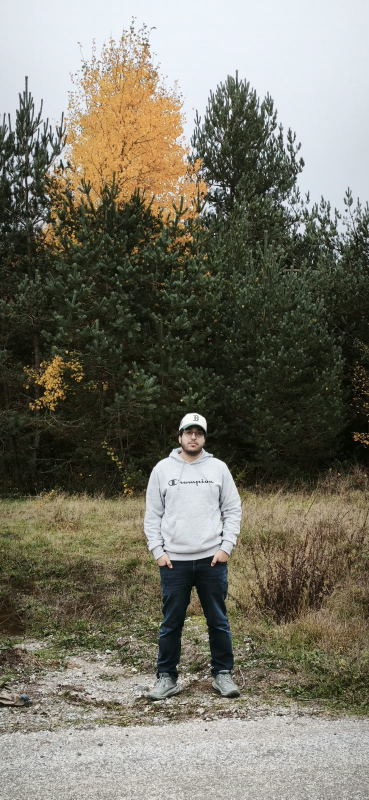
#> input picture dev/field-src/portrait-pines.jpg, 738 x 1599 px (shown at 1/2 size)
$ python build-field-assets.py
#> lines starting #> are read from the running program, lines starting #| are printed output that depends on the picture; after the words box and inside, x2 and y2 are one past the last pixel; in counts of white or black regions, pixels touching at a corner belong together
#!/usr/bin/env python3
"""Field assets: everything the "Field" skin draws from the owner's two photographs.

Sources (dev/field-src/, not served):
  portrait-pines.jpg   the owner in front of a pine stand with one birch gone gold
  fog-hill.jpg         a hillside lost in fog above a stone-walled lawn

Outputs (assets/images/field/):
  stand.svg            the pine stand's real skyline, traced column by column from the portrait,
                       with the birch crown traced from its gold pixels: the silhouette that
                       stands at the right of every page header
  ridge.svg            the fog photo's hill line, traced the same way, as two receding layers:
                       the strip along the foot of every header sheet
  contours.svg         a seamless survey-sheet tile of contour lines (periodic field, so it repeats
                       without a seam), drawn over the drafting grid
  portrait-738.webp/jpg  the homepage portrait, cropped to 2:3 around the subject and the birch

Colours are literals because SVG used as a CSS background cannot read custom properties; they
match the tokens in assets/css/variables.css (pine #1c2b20, birch #e3a227, fog scale).

Run: python3 dev/scripts/build-field-assets.py   (needs Pillow, numpy, matplotlib; no network)
"""
from pathlib import Path

import numpy as np
from PIL import Image, ImageFilter

ROOT = Path(__file__).resolve().parents[2]
SRC = ROOT / "dev" / "field-src"
OUT = ROOT / "assets" / "images" / "field"
OUT.mkdir(parents=True, exist_ok=True)

PINE = "#1c2b20"
PINE_MID = "#263a2b"
BIRCH = "#e3a227"
BIRCH_DEEP = "#c3830f"


def smooth(values, k):
    """Running median then running mean: kills single-column spikes, keeps the needle tips."""
    v = np.asarray(values, dtype=float)
    pad = k // 2
    padded = np.pad(v, pad, mode="edge")
    med = np.array([np.median(padded[i:i + k]) for i in range(len(v))])
    kern = np.ones(3) / 3
    return np.convolve(np.pad(med, 1, mode="edge"), kern, mode="valid")


def path_from_profile(xs, ys, bottom, close=True):
    pts = " ".join(f"{x:.1f} {y:.1f}" for x, y in zip(xs, ys))
    d = f"M{xs[0]:.1f} {bottom:.1f}L{pts}L{xs[-1]:.1f} {bottom:.1f}"
    return d + ("Z" if close else "")


def simplify(xs, ys, step):
    idx = list(range(0, len(xs), step))
    if idx[-1] != len(xs) - 1:
        idx.append(len(xs) - 1)
    return [xs[i] for i in idx], [ys[i] for i in idx]


# ---------------------------------------------------------------------------------------------
# 1. The stand: the pine skyline and the birch crown from the portrait.
# ---------------------------------------------------------------------------------------------
def build_stand():
    im = Image.open(SRC / "portrait-pines.jpg").convert("RGB")
#> im is the input picture: PIL image 738x1599 RGB; mean R, G, B 117.9, 115.6, 101.9
    W, H = im.size
#> W = 738; H = 1599
    TOP = 700  # the treeline lives in the upper part of the frame; the subject starts lower
    rgb = np.asarray(im.filter(ImageFilter.MedianFilter(5)), dtype=float)[:TOP] / 255.0
    r, g, b = rgb[..., 0], rgb[..., 1], rgb[..., 2]
    mx, mn = rgb.max(-1), rgb.min(-1)
    sat = np.where(mx > 0, (mx - mn) / np.maximum(mx, 1e-6), 0)
    lum = 0.2126 * r + 0.7152 * g + 0.0722 * b
    # Overcast sky: bright and nearly grey. Everything else up there is tree.
    sky = (lum > 0.78) & (sat < 0.12)
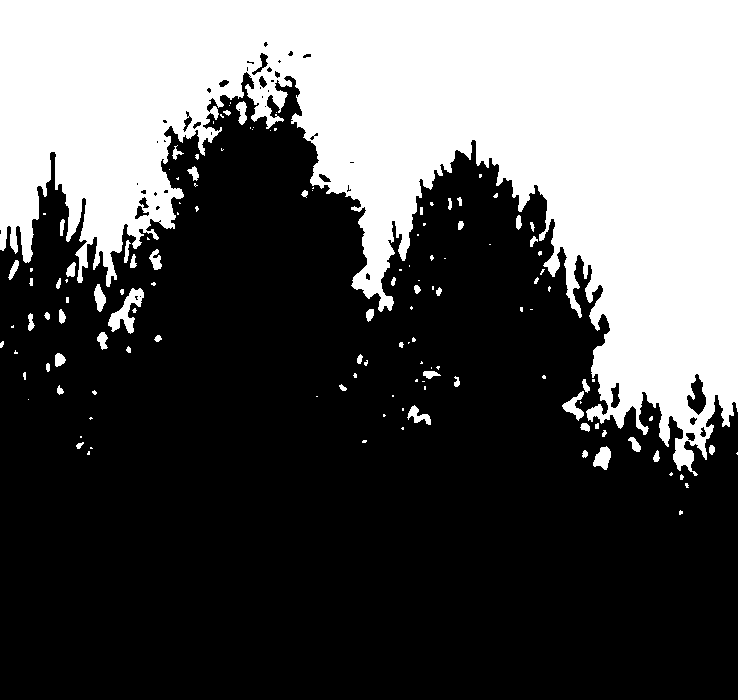
#> sky: shape (700, 738) bool; 35% white; 135 white regions (78 under 20 px), largest, box (x1, y1, x2, y2) and area: (0, 0, 738, 476) 175657, (108, 288, 144, 334) 660, (593, 446, 611, 470) 278
    tree = ~sky
    # Birch leaves: warm hue, saturated, reasonably bright.
    hue = np.zeros_like(lum)
    d = np.maximum(mx - mn, 1e-6)
    hue = np.where(mx == r, ((g - b) / d) % 6, np.where(mx == g, (b - r) / d + 2, (r - g) / d + 4)) * 60
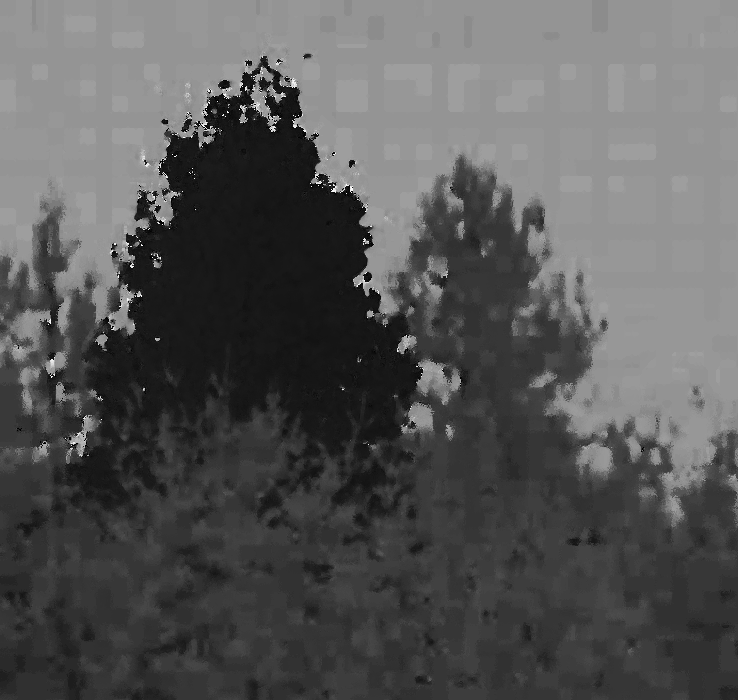
#> hue: shape (700, 738) float64; min 0, max 357.4, mean 122.5; drawn with min black and max white
    gold = (hue > 22) & (hue < 58) & (sat > 0.38) & (mx > 0.45)
#> gold: shape (700, 738) bool; 10.5% white; 91 white regions (52 under 20 px), largest, box (x1, y1, x2, y2) and area: (106, 127, 415, 457) 50884, (85, 450, 120, 492) 685, (347, 467, 386, 491) 446

    top = []
    for x in range(W):
        col = tree[:, x]
        # first run of 6 tree pixels from the top (ignores a stray dark speck in the sky)
        run = np.convolve(col.astype(int), np.ones(6, dtype=int), mode="valid")
        hits = np.nonzero(run >= 6)[0]
        top.append(hits[0] if len(hits) else TOP)
#> after the loop, top = 738 values, max 465 at index 683, min 53 at index 261, mean 230.6
    top = smooth(top, 5)
#> in smooth, `v = np.asarray(values, dtype=float)`: v has the same summary as top in build_stand
#> in smooth, `padded = np.pad(v, pad, mode="edge")`: padded = 742 values, max 465 at index 685, min 53 at index 263, mean 231.1
#> in smooth, `med = np.array([np.median(padded[i:i + k]) for i in range(len(v))])`: med = 738 values, max 446 at index 666, min 54 at index 261, mean 230.2
#> top = 738 values, max 446 at index 667, min 54 at index 262, mean 230.2

    # The birch crown: the gold mask, softened, traced as an iso-line so its edge stays organic.
    import matplotlib

    matplotlib.use("Agg")
    import matplotlib.pyplot as plt
    from scipy.ndimage import gaussian_filter

    soft = gaussian_filter(gold.astype(float), 4)
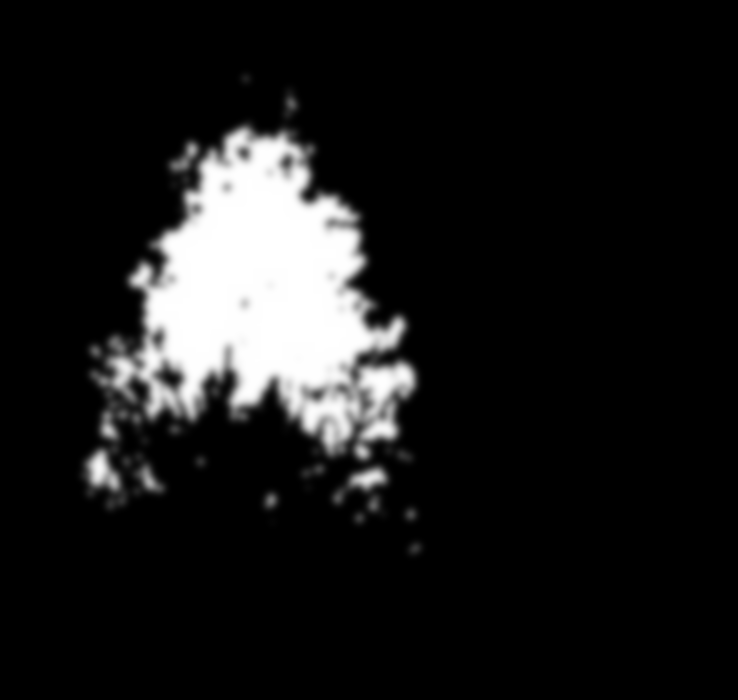
#> soft: shape (700, 738) float64; min 0, max 1, mean 0.105
    # Output geometry: keep the full width, take rows from just above the highest tip.
    y0 = max(0, int(min(top)) - 6)
#> y0 = 48
    y1 = 560  # below this it is all foliage; the header sheet ends the shape at its foot
    VW, VH = W, y1 - y0
#> VW = 738; VH = 512
    xs = list(range(W))
#> xs = 738 values from 0 to 737
    ys = [min(t, y1) - y0 for t in top]
#> ys = 738 values, max 398 at index 667, min 6 at index 262, mean 182.2
    xs_s, ys_s = simplify(xs, ys, 2)
#> xs_s = 370 values from 0 to 737; ys_s = 370 values, max 397.7 at index 333, min 6 at index 131, mean 182.7
    stand = path_from_profile(xs_s, ys_s, VH)

    fig = plt.figure()
    cs = plt.contour(np.arange(W), np.arange(TOP), soft, levels=[0.42])
    shapes = []
    for seg in cs.allsegs[0]:
        if len(seg) < 40:
            continue
        xsg, ysg = seg[:, 0], seg[:, 1]
        area = 0.5 * abs(np.dot(xsg, np.roll(ysg, 1)) - np.dot(ysg, np.roll(xsg, 1)))
        if area < 900:
            continue
        seg = seg[::2]
        shapes.append("M" + "L".join(f"{x:.1f} {min(y, y1) - y0:.1f}" for x, y in seg) + "Z")
#> this loop made 17 passes
#> area on passes 1, 2, 5, 9, 13, 14, 15, 16: 55417.9, 90.5, 62.63, 348.7, 199.9, 752.3, 160.2, 450.6
#> after the loop, shapes = 1 item
    plt.close(fig)
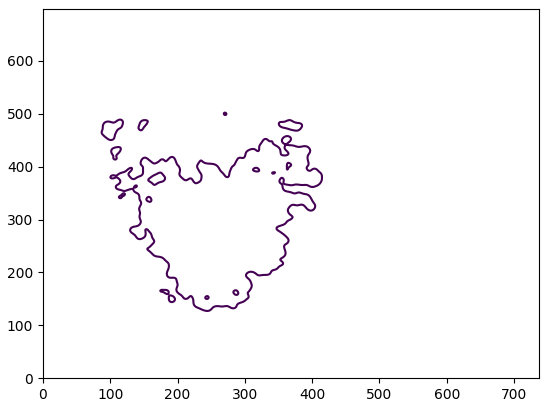
#> figure drawn by matplotlib, 1 panel
    birch = "".join(shapes)
    g_cols = shapes
#> g_cols = 1 item

    svg = (
        f'<svg xmlns="http://www.w3.org/2000/svg" width="{VW}" height="{VH}" viewBox="0 0 {VW} {VH}" '
        f'preserveAspectRatio="xMidYMax meet">'
        f'<path d="{stand}" fill="{PINE_MID}"/>'
        f'<path d="{birch}" fill="{BIRCH}"/>'
        f'<path d="{birch}" fill="none" stroke="{BIRCH_DEEP}" stroke-width="1.2" opacity=".55"/>'
        "</svg>\n"
    )
    (OUT / "stand.svg").write_text(svg)
    print("wrote stand.svg", VW, "x", VH, len(svg), "bytes;", "birch shapes", len(g_cols))
#| wrote stand.svg 738 x 512 29733 bytes; birch shapes 1


# ---------------------------------------------------------------------------------------------
# 2. The ridge: the fog photo's hill line, three receding layers.
# ---------------------------------------------------------------------------------------------
def build_ridge():
    im = Image.open(SRC / "fog-hill.jpg").convert("L").filter(ImageFilter.GaussianBlur(3))
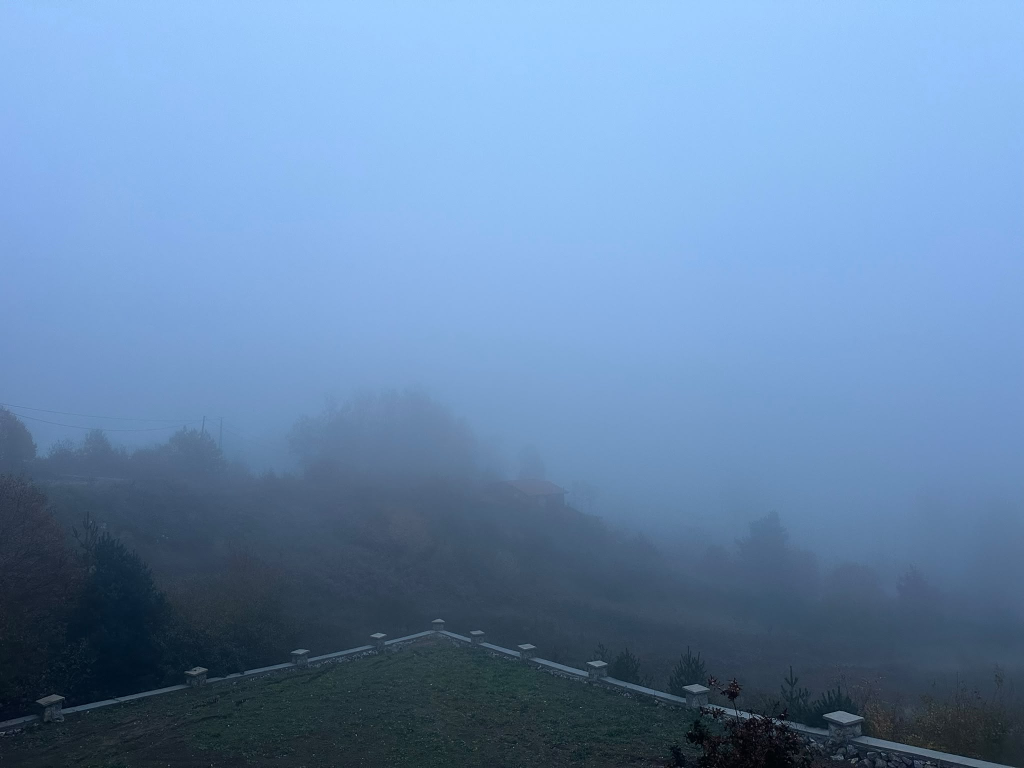
#> input picture dev/field-src/fog-hill.jpg, 2048 x 1536 px (shown at 1/2 size)
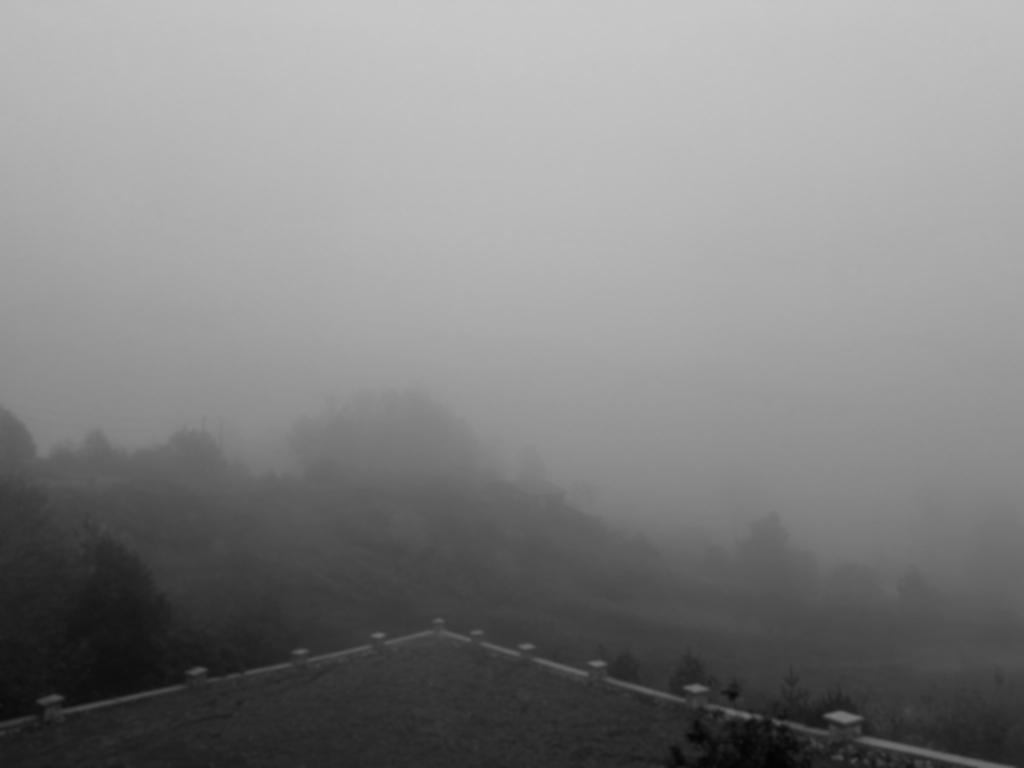
#> im: PIL image 2048x1536 L (shown at 1/2 size); min 4, max 200, mean 130.3
    W, H = im.size
#> W = 2048; H = 1536
    a = np.asarray(im, dtype=float)
    # Fog brightness per column (from the clear upper band) and the first row clearly darker.
    def line_at(frac):
#> called with frac = 0.62
        out = []
        for x in range(W):
            col = a[:, x]
            fog = np.median(col[200:500])
            thr = fog * frac
            idx = np.nonzero(col[500:] < thr)[0]
            out.append(500 + idx[0] if len(idx) else H)
#> this loop made 2048 passes
#> (fog, thr) on passes 1 to 3: (170, 105.4), (170, 105.4), (170, 105.4)
#> after the loop, out = 2048 values, max 1123 at index 1803, min 827 at index 10, mean 991
        return smooth(out, 9)

    near = line_at(0.62)   # the dark treeline and slope
#> near = 2048 values, max 1122 at index 1804, min 828 at index 11, mean 991
    far = line_at(0.74)    # the hill's softer edge, where the fog thins
#> the loop in line_at (call 2), `for x in range(W):` made 2048 passes
#> (fog, thr) on passes 1 to 3: (170, 125.8), (170, 125.8), (170, 125.8)
#> far = 2048 values, max 988 at index 1817, min 797 at index 833, mean 901.9

    VW, VH = 1440, 120
    sx = VW / W
#> sx = 0.703
    lo = min(far.min(), near.min())
#> lo = 797
    hi = max(np.percentile(near, 98), np.percentile(far, 98))
#> hi = 1119
    span = hi - lo
#> span = 322

    def to_view(ys, lift):
        return [8 + (y - lo) / span * (VH - 30) - lift for y in ys]

    xs = [x * sx for x in range(W)]
#> xs = 2048 values from 0 to 1439.3
    layers = [
        (to_view(far, 18), "#7f9fc2", 0.34),
        (to_view(near, -6), "#3c5067", 0.5),
    ]
    paths = []
    for ys, colour, op in layers:
        xs_s, ys_s = simplify(xs, ys, 6)
        paths.append(f'<path d="{path_from_profile(xs_s, [min(y, VH) for y in ys_s], VH)}" fill="{colour}" fill-opacity="{op}"/>')
#> this loop made 2 passes
#> (colour, op) on passes 1 to 2: ('#7f9fc2', 0.34), ('#3c5067', 0.5)
#> after the loop, paths = 2 items
    svg = (
        f'<svg xmlns="http://www.w3.org/2000/svg" width="{VW}" height="{VH}" viewBox="0 0 {VW} {VH}" '
        f'preserveAspectRatio="none">{"".join(paths)}</svg>\n'
    )
    (OUT / "ridge.svg").write_text(svg)
    print("wrote ridge.svg", len(svg), "bytes")
#| wrote ridge.svg 7952 bytes


# ---------------------------------------------------------------------------------------------
# 3. Contours: a periodic height field, so the tile repeats without a seam.
# ---------------------------------------------------------------------------------------------
def build_contours():
    import matplotlib

    matplotlib.use("Agg")
    import matplotlib.pyplot as plt

    S = 360
    n = 240
    t = np.linspace(0, 2 * np.pi, n, endpoint=False)
    X, Y = np.meshgrid(t, t)
    rng = np.random.default_rng(7)
    Z = np.zeros_like(X)
    for _ in range(9):
        kx, ky = rng.integers(1, 4), rng.integers(-3, 4)
        Z += rng.uniform(0.4, 1.0) / np.hypot(kx, ky) * np.sin(kx * X + ky * Y + rng.uniform(0, 2 * np.pi))
    # wrap once more so the contour finder sees the seam continue
    Zw = np.pad(Z, ((0, 1), (0, 1)), mode="wrap")
    tw = np.linspace(0, S, n + 1)
    fig = plt.figure()
    cs = plt.contour(tw, tw, Zw, levels=np.linspace(Z.min(), Z.max(), 16)[1:-1])
    paths = []
    for i, segs in enumerate(cs.allsegs):
        for seg in segs:
            if len(seg) < 3:
                continue
            seg = seg[:: max(1, len(seg) // 120)] if len(seg) > 240 else seg
            d = "M" + "L".join(f"{x:.1f} {y:.1f}" for x, y in seg)
            # every fifth line is an index contour, drawn heavier, as on a survey sheet
            w, o = (1.1, 0.16) if i % 5 == 2 else (0.7, 0.09)
            paths.append(f'<path d="{d}" stroke-width="{w}" opacity="{o}"/>')
    plt.close(fig)
    svg = (
        f'<svg xmlns="http://www.w3.org/2000/svg" width="{S}" height="{S}" viewBox="0 0 {S} {S}">'
        f'<g fill="none" stroke="{PINE}" stroke-linejoin="round">{"".join(paths)}</g></svg>\n'
    )
    (OUT / "contours.svg").write_text(svg)
    print("wrote contours.svg", len(svg), "bytes")


# ---------------------------------------------------------------------------------------------
# 4. The homepage portrait: 2:3 around the subject, keeping the lower birch crown.
# ---------------------------------------------------------------------------------------------
def build_portrait():
    im = Image.open(SRC / "portrait-pines.jpg").convert("RGB")
    W, H = im.size  # 738 x 1599
#> W = 738; H = 1599
    ch = round(W * 1.5)
#> ch = 1107
    y = 330
    crop = im.crop((0, y, W, y + ch))
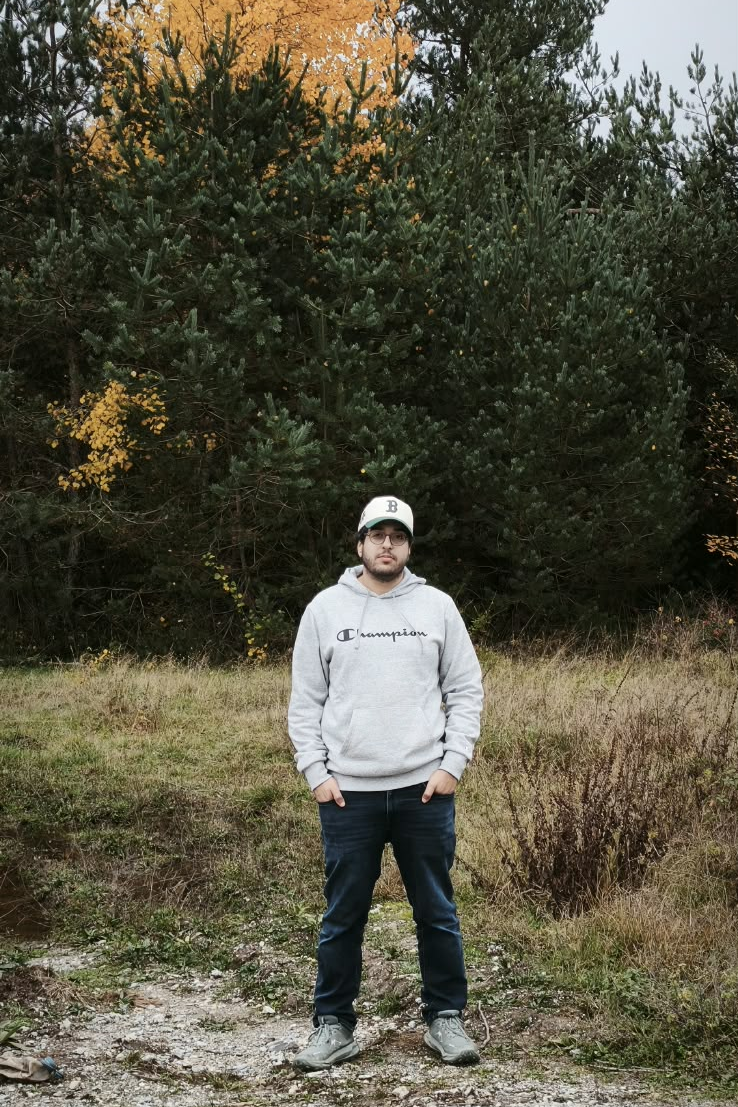
#> crop: PIL image 738x1107 RGB; mean R, G, B 83, 80.6, 63.3
    for w in (738,):
        out = crop.resize((w, round(w * 1.5)), Image.LANCZOS) if w != W else crop
        out.save(OUT / f"portrait-{w}.webp", "WEBP", quality=82, method=6)
    crop.save(OUT / "portrait-738.jpg", "JPEG", quality=84, optimize=True, progressive=True)
    print("wrote portrait crops", crop.size)
#| wrote portrait crops (738, 1107)


if __name__ == "__main__":
    build_stand()
    build_ridge()
    build_contours()
    build_portrait()
